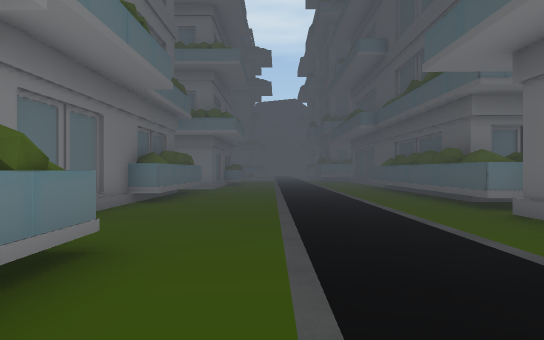
View 1 (above)

24 first-person views from a walk through a 3-D level made in the Unity game engine. The camera is 1.4 m above the floor, looks level and sees 75° across. The floor is counted in squares, 2 m on a side. Each view is taken from the middle of a square. On the plan, view 1 faces up. The plan holds only what a view shows up to about 11 squares ahead; the rest is blank. The place goes on beyond the plan. The player character is not drawn. Some animated figures are not drawn. Door leaves are left out, so doorways stand open. Some surface patterns are stand-ins.

View 2
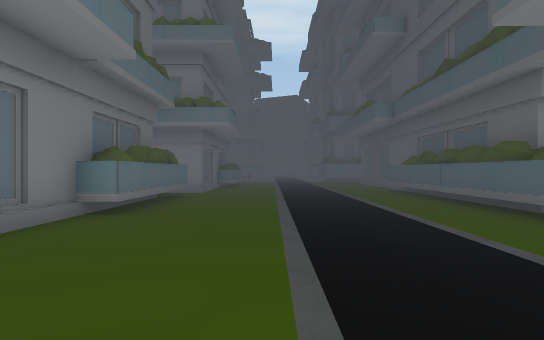

View 3
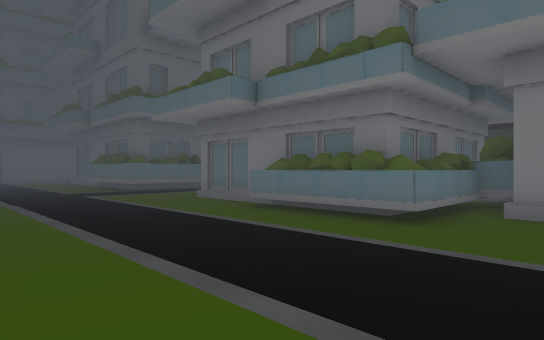

View 4
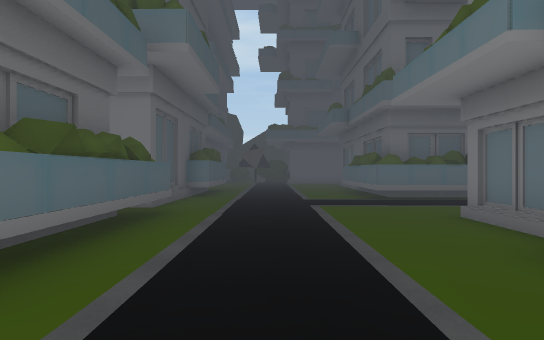

View 5
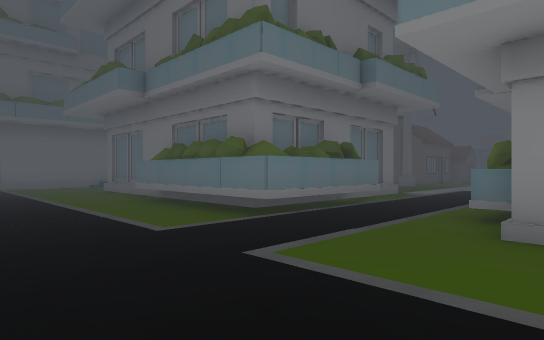

View 6
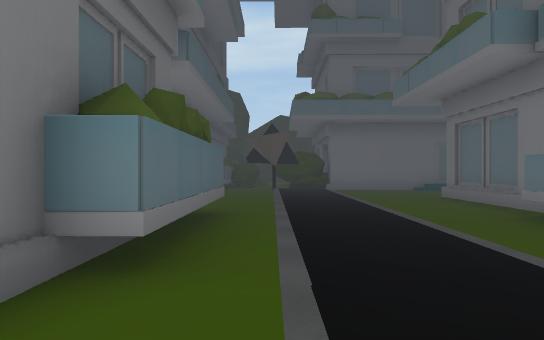

View 7
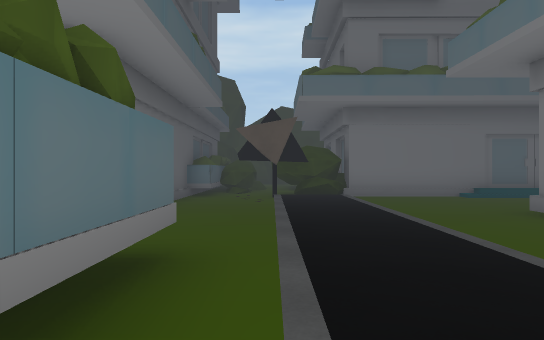

View 8
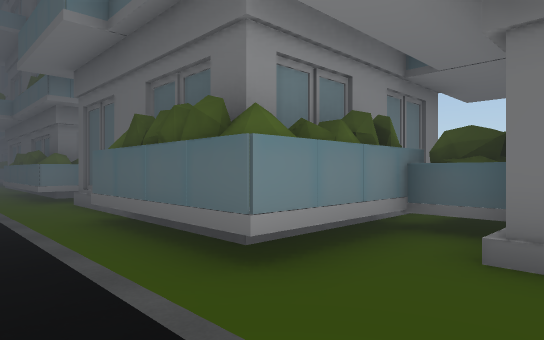

View 9
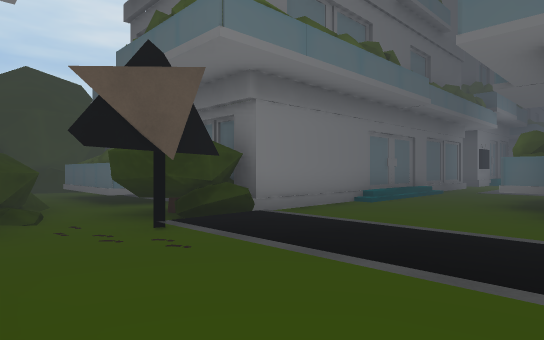

View 10
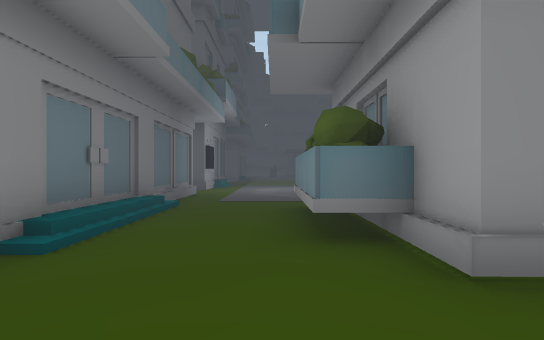

View 11
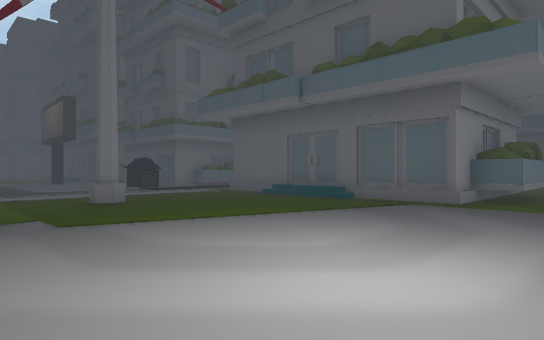

View 12
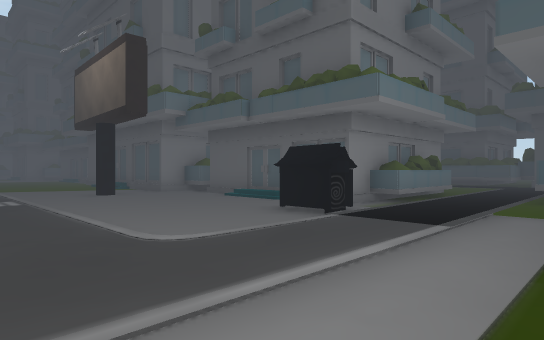

View 13
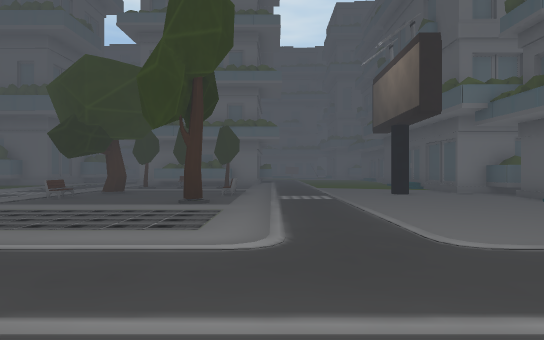

View 14
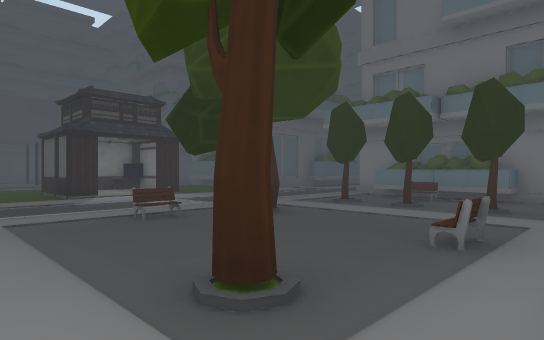

View 15
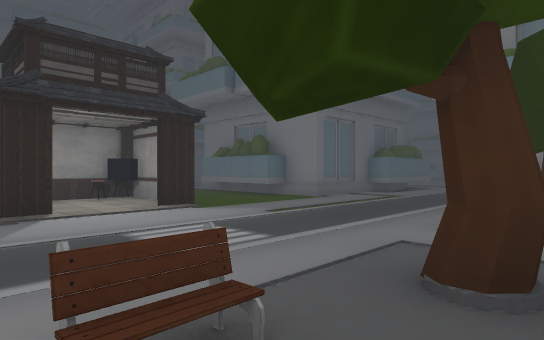

View 16
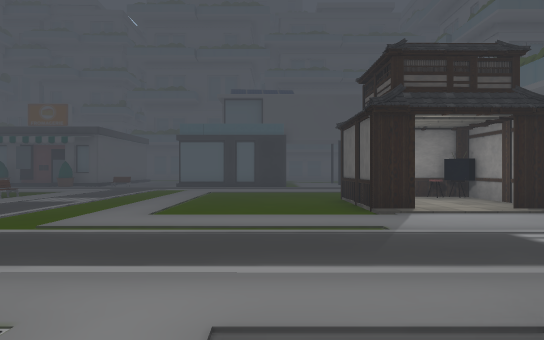

View 17
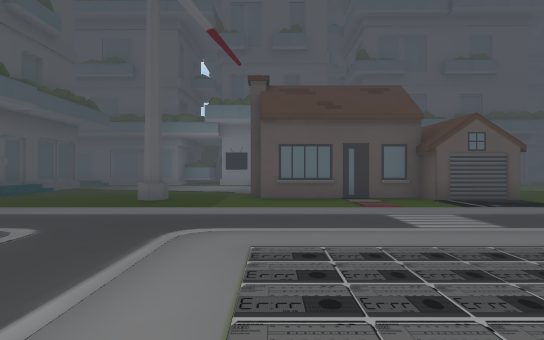

View 18
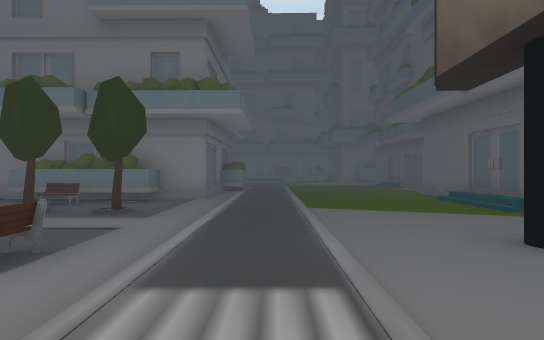

View 19
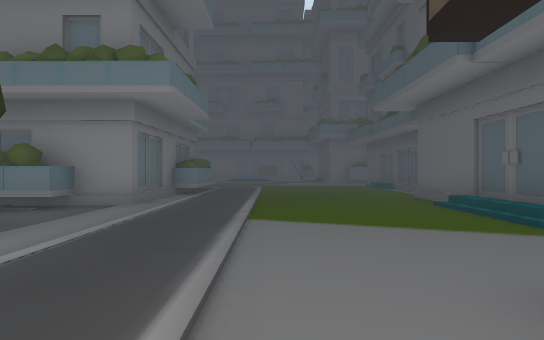

View 20
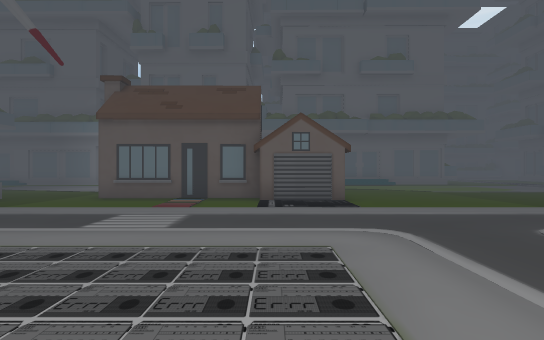

View 21
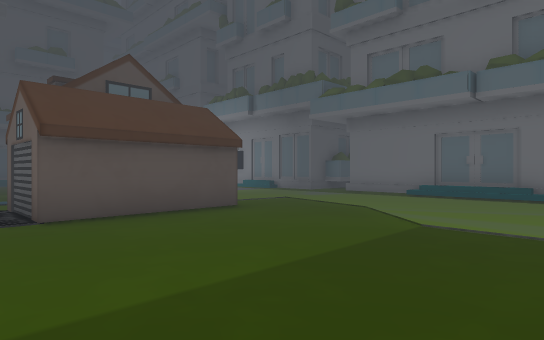

View 22
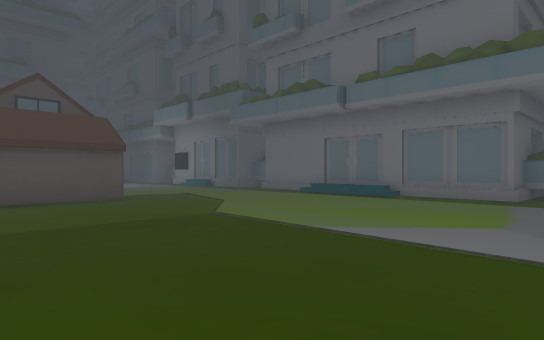

View 23
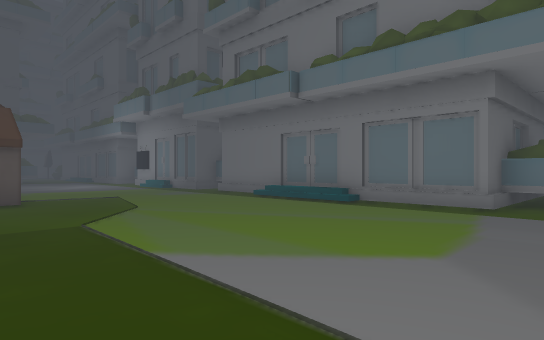

View 24
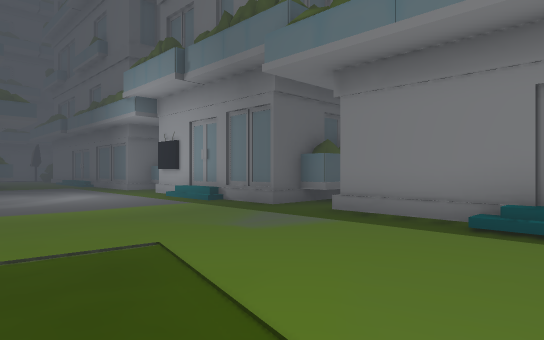

### Floor plan
Key: @ floor where view 1 was taken; # wall or solid block; . main floor; : floor 0.25 m higher than the main floor; / step, stairs or slope; D open door; B building; I billboard; T tree; W windmill; E bench; A TV; O other object.
Columns run from 29 left of view 1 to 8 right of it. Each row starts with its distance up from view 1.
 13               BB......B  BB../:/.#
 12       B.      BB......    B../:/.#
 11      #...     #:.....B    B../:/.#
 10      B...     B:.....B    B../:/.#
  9      B...BBB BB:.....B    B../:/.#
  8  BBBB.....BEBB.:.....#    B../:/.#
  7   .............:.....#    #../:/.#
  6    .......T.TT.:.....B    B../:/..B
  5    ###.........:.....     B../:/.B
  4   #AOD.........:...I.BBBBBB../:/.B
  3   #O:D....T....:......BBBBBB./:/.
  2 ..####....E....:......BB BBB./:/.
  1 ...............:......B    B./:/
  0 .............T.:......#    B.@:/BB
 -1 ...............:......#    /./:/BB
 -2 ...............:......B    /./:/BB
 -3 ...............:....#./BBBB/./:/BB
 -4 :::::::..::::::..::://////////:/..
 -5 ....................:::::::::: /.B
 -6 .... ...................BBBB./ /.B
 -7 ..E. .................BB BBB./:/.#
 -8 .........##......W....B    B./:/BB
 -9  ........######.......#    B./:/BB
-10 .........#    #.......#    B./:/BBB BB
-11 .........#     .......#    B./:/BBBBBB
-12 ......................B    B./:/...BBB
-13 ......................B    B./:/..
-14 .......................BBB.../:/..
-15  ............................/:/..
-16  ............................/:/..
-17  .BBBBBBBB...///....../////../TT..
-18  BB       .B ###B BB   ###   BTT.B
-19  BB        B                 BTTTT

Positions as (right, up) in squares from view 1, and headings:
1: (0, 0), facing up
2: (0, 2), facing up
3: (3, 5), facing down-left
4: (1, 3), facing down
5: (2, -2), facing down-left
6: (2, -5), facing down
7: (2, -8), facing down
8: (1, -13), facing up-right
9: (4, -13), facing down-left
10: (0, -15), facing left
11: (-15, -16), facing up-right
12: (-14, -7), facing up-right
13: (-14, -7), facing up
14: (-14, -1), facing up-left
15: (-18, 1), facing up-left
16: (-18, 0), facing left
17: (-15, 0), facing down
18: (-13, 0), facing up
19: (-12, 2), facing up
20: (-19, 0), facing down
21: (-26, -7), facing down-right
22: (-29, -8), facing down-right
23: (-29, -10), facing down-right
24: (-23, -12), facing down-right
